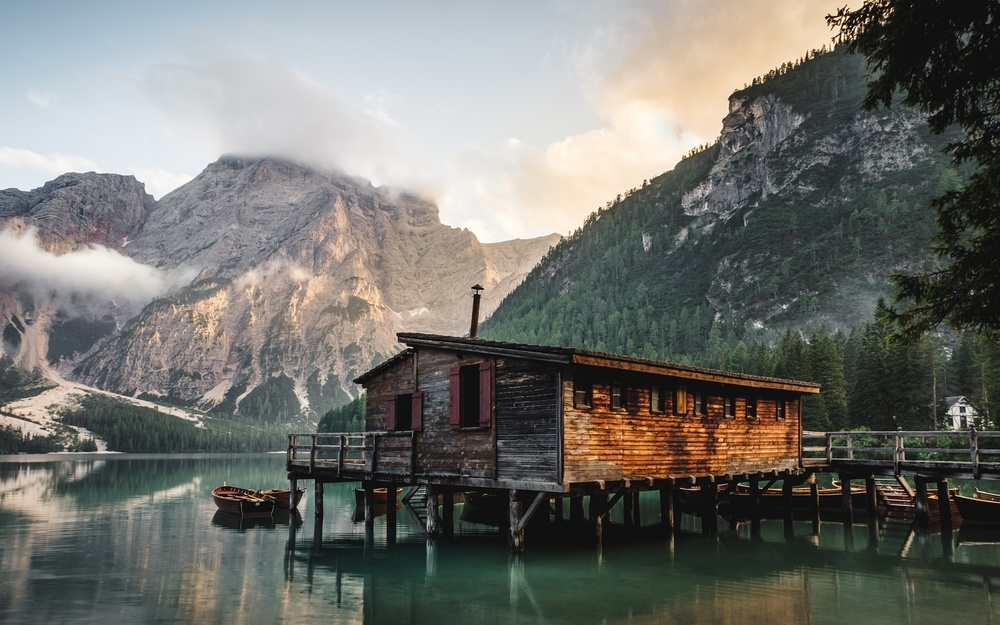
#> input picture assets/images/nature6.jfif, 1000 x 625 px, shrunk from 1600 x 1000 before the run
$ python spaces.py
#> lines starting #> are read from the running program, lines starting #| are printed output that depends on the picture
import cv2 as cv
import matplotlib.pyplot as plt

def color_space_convert(image, conversion, show=False):

    options={
        'gray': cv.COLOR_BGR2GRAY,
        'hsv': cv.COLOR_BGR2HSV,
        'lab': cv.COLOR_BGR2LAB,
        'rgb': cv.COLOR_BGR2RGB
    }
    if conversion=='original':
        output=image
    else:
        color_space=options[conversion]
        output = cv.cvtColor(image, color_space)
    if show:
        cv.imshow(conversion+' Image', output)
        cv.waitKey(0)
    return output

def show_with_mat(image):
    plt.imshow(image)
    plt.show()

def hsv_convert_bgr(image, show=False):
    output = cv.cvtColor(image, cv.COLOR_HSV2BGR)
    if show:
        cv.imshow('HSV to BGR', output)
        cv.waitKey(0)
    return output

def lab_convert_bgr(image, show=False):
    output = cv.cvtColor(image, cv.COLOR_LAB2BGR)
    if show:
        cv.imshow('LAB to BGR', output)
        cv.waitKey(0)
    return output

if __name__=='__main__':
    image_file = 'assets/images/nature6.jfif'
    img = cv.imread(image_file)
#> img is the input picture: shape (625, 1000, 3); mean B, G, R 108.7, 114, 113.7
    # lab = color_space_convert(img, 'lab', show=True)
    # lab_convert_bgr(lab, show=True)
    gray = color_space_convert(img, 'gray', show=True)
#> in color_space_convert, `output = cv.cvtColor(image, color_space)`:
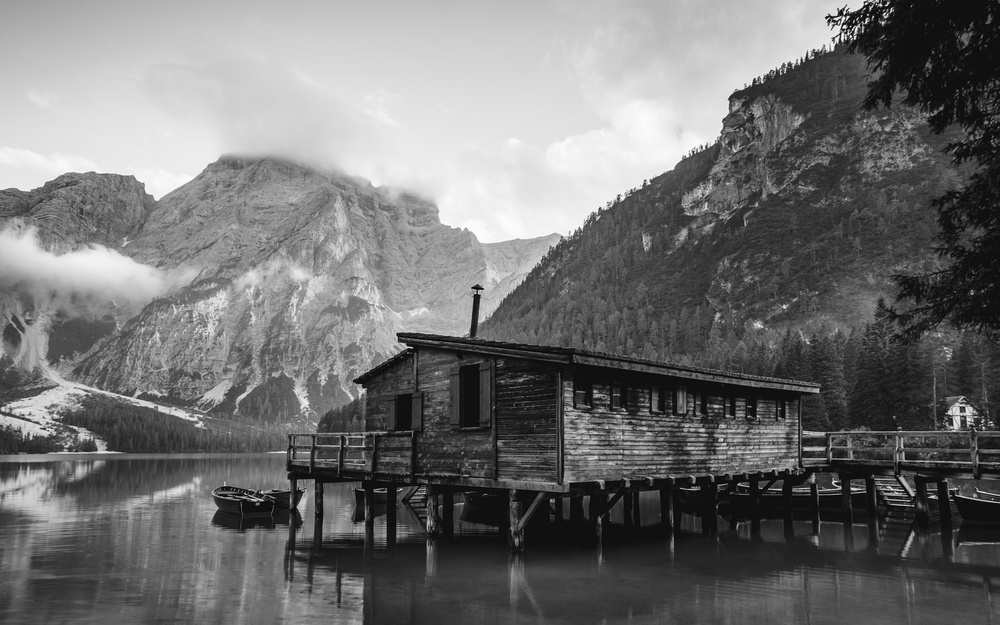
#> output: shape (625, 1000); min 0, max 255, mean 113.3
    print([len(img.shape), len(gray.shape)])
#| [3, 2]
    cv.imwrite('output/image.png', gray)


$ run again, with assets/images/nature1.jfif copied over assets/images/nature6.jfif
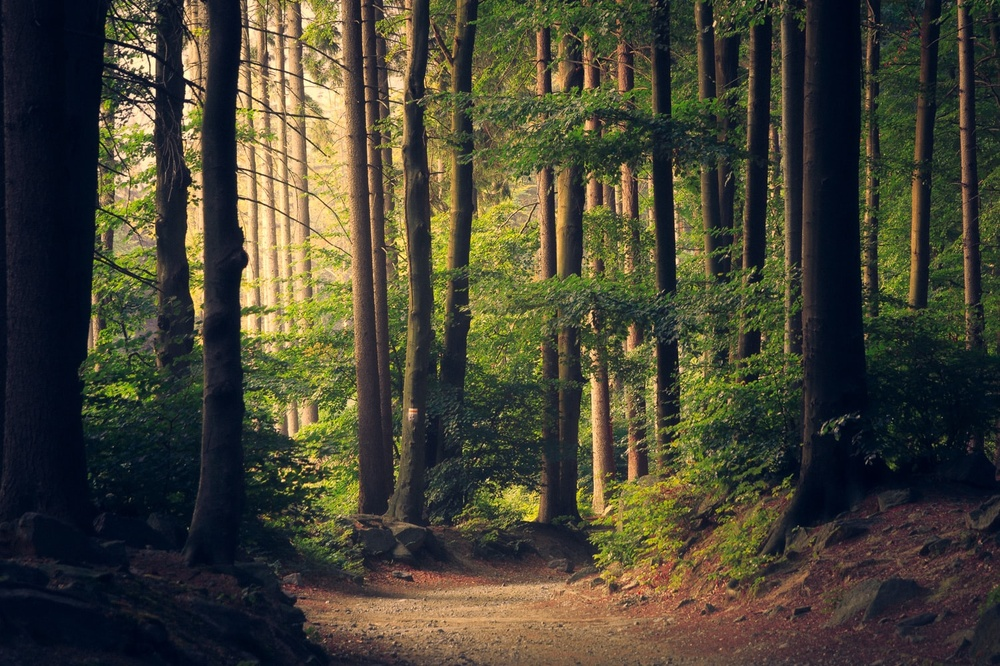
#> input picture assets/images/nature1.jfif, 1000 x 666 px, shrunk from 1502 x 1000 before the run
#> img is the input picture: shape (666, 1000, 3); mean B, G, R 52.3, 67.8, 69.9
#> in color_space_convert, `output = cv.cvtColor(image, color_space)`:
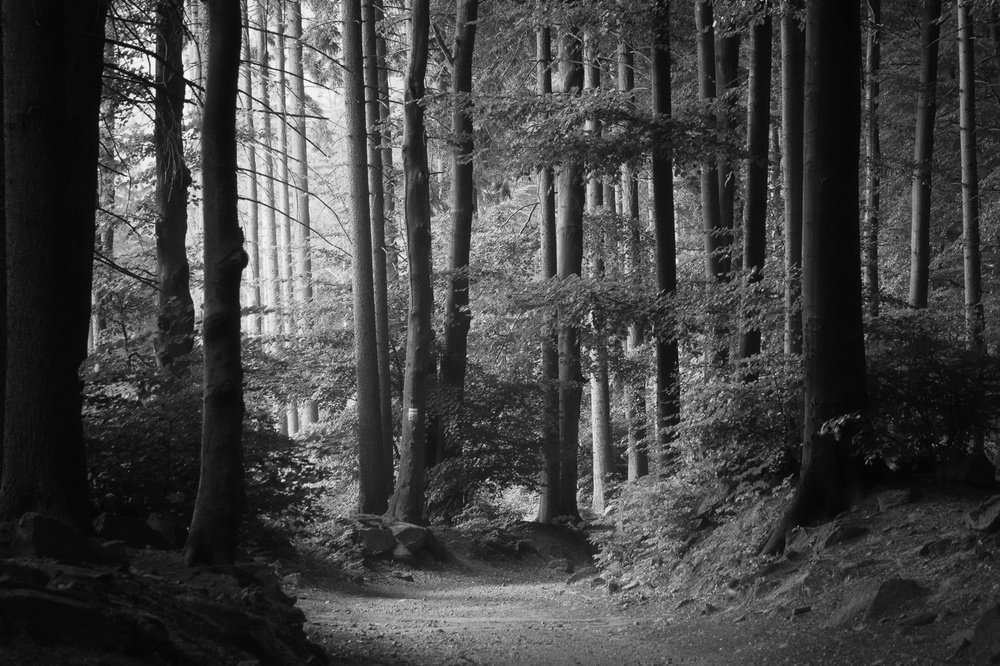
#> output: shape (666, 1000); min 1, max 251, mean 66.7
#| [3, 2]

$ run again, with assets/images/nature2.jfif copied over assets/images/nature6.jfif
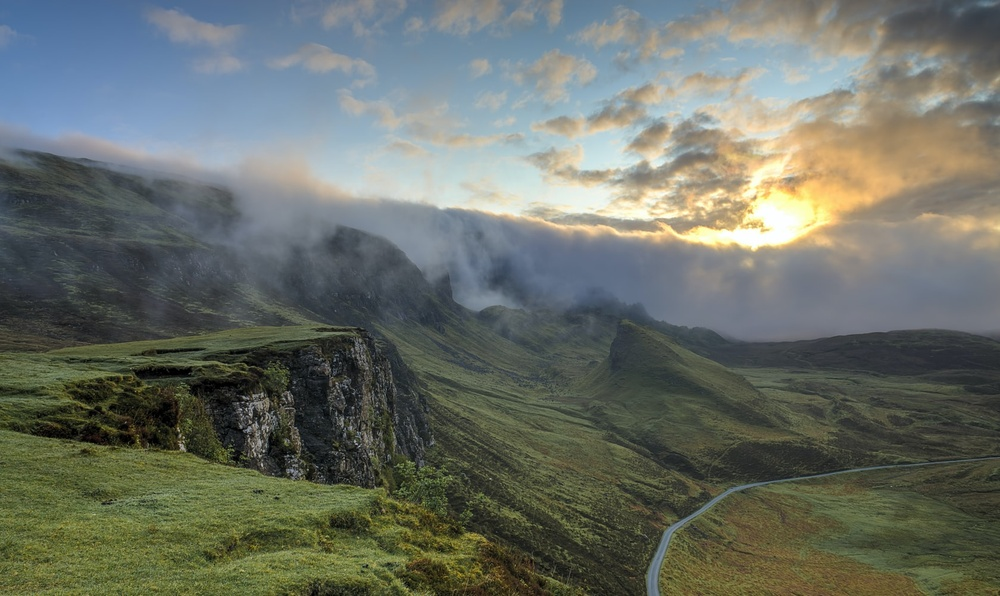
#> input picture assets/images/nature2.jfif, 1000 x 596 px, shrunk from 1680 x 1001 before the run
#> img is the input picture: shape (596, 1000, 3); mean B, G, R 102.8, 111.5, 106
#> in color_space_convert, `output = cv.cvtColor(image, color_space)`:
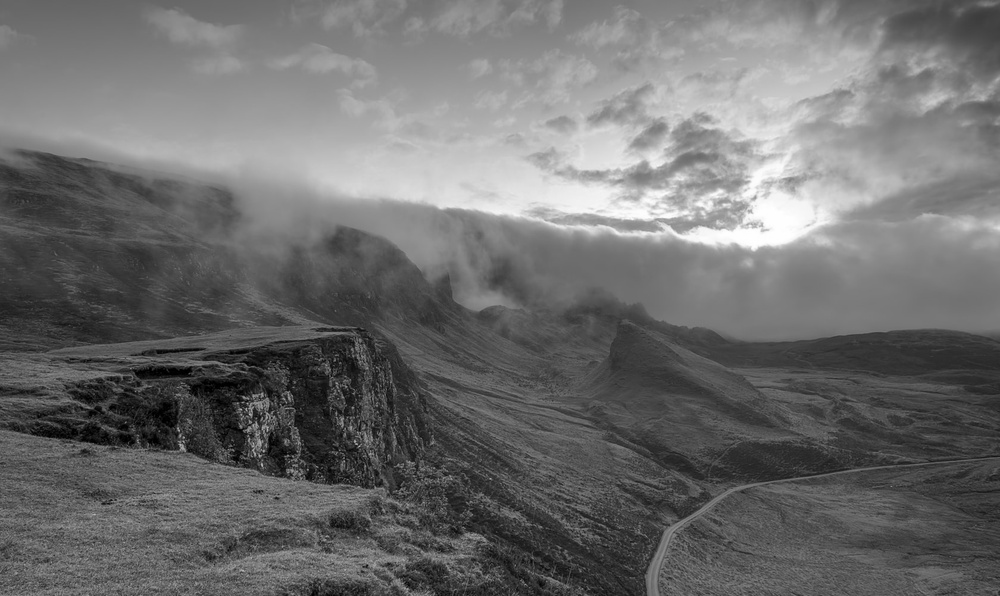
#> output: shape (596, 1000); min 0, max 255, mean 108.9
#| [3, 2]

$ run again, with assets/images/nature3.jfif copied over assets/images/nature6.jfif
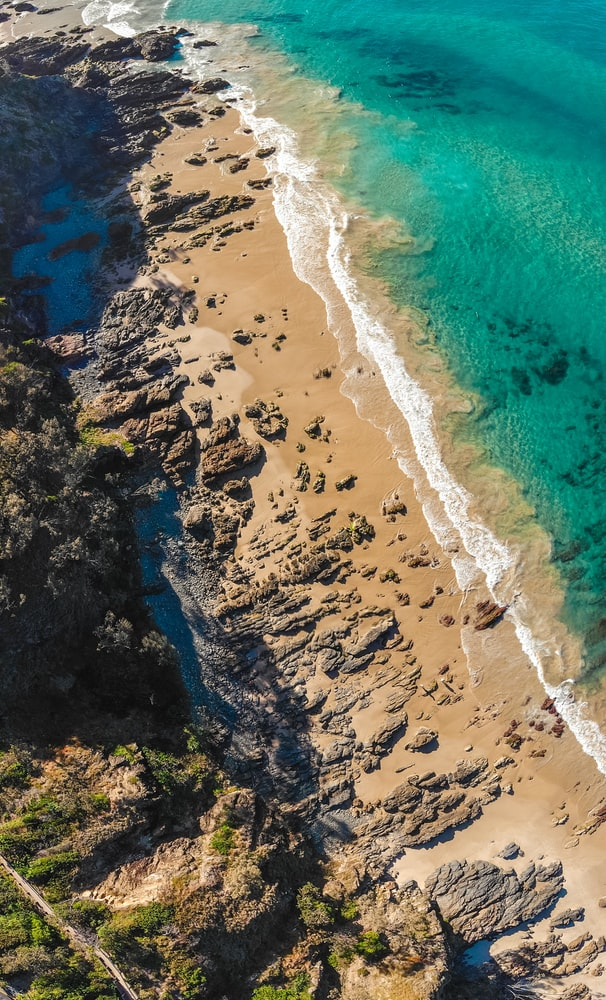
#> input picture assets/images/nature3.jfif, 606 x 1000 px
#> img is the input picture: shape (1000, 606, 3); mean B, G, R 98.2, 115.9, 103.9
#> in color_space_convert, `output = cv.cvtColor(image, color_space)`:
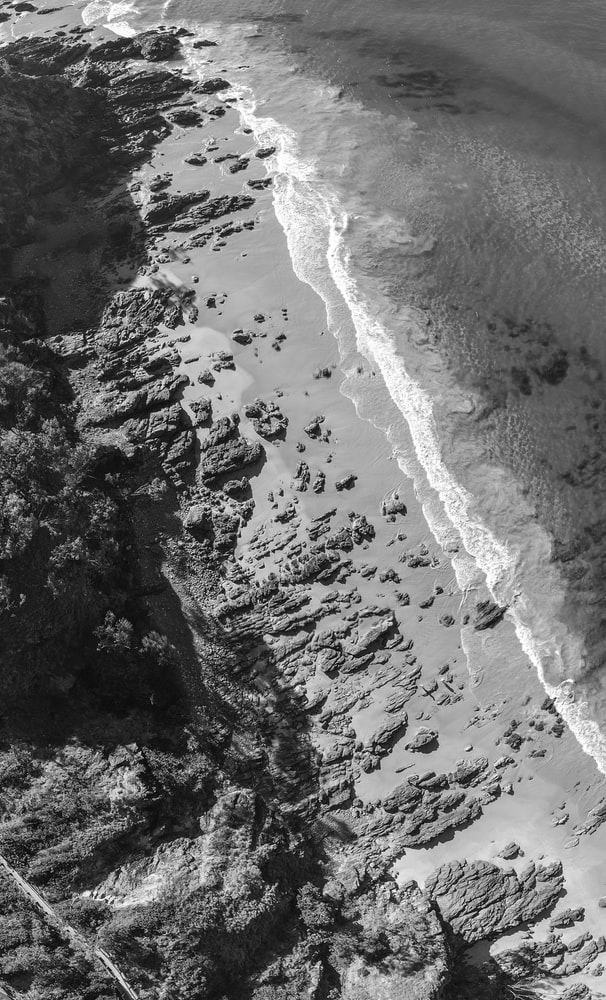
#> output: shape (1000, 606); min 0, max 255, mean 110.3
#| [3, 2]
